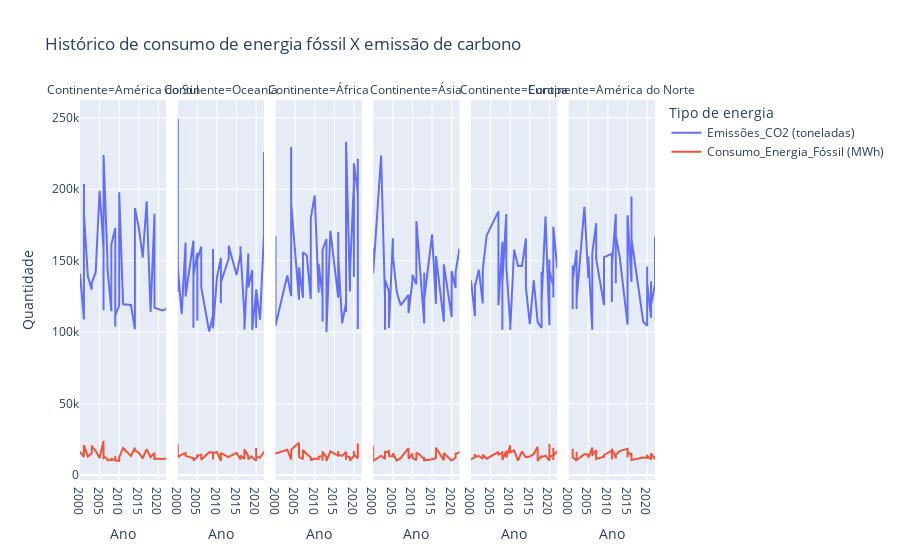

The notebook cell this image was saved under:
### Markdown cell above
## • Crie gráficos interativos que permitam visualizar como o consumo energético impacta as emissões ao longo do tempo em diferentes regiões.

### Code cell
px.line(df_mean_energy, x='Ano', y=['Emissões_CO2 (toneladas)', 'Consumo_Energia_Fóssil (MWh)'], facet_col='Continente', title='Histórico de consumo de energia fóssil X emissão de carbono', labels={
  'variable': 'Tipo de energia',
  'value': 'Quantidade'
})

### Figure 1 — Plotly figure (JSON) as saved in the notebook; plotly's stock layout.template omitted (floating-point values rounded to 4 significant figures)
{"data": [{"hovertemplate": "Tipo de energia=Emissões_CO2 (toneladas)<br>Continente=América do Sul<br>Ano=%{x}<br>Quantidade=%{y}<extra></extra>", "legendgroup": "Emissões_CO2 (toneladas)", "line": {"color": "#636efa", "dash": "solid"}, "marker": {"symbol": "circle"}, "mode": "lines", "name": "Emissões_CO2 (toneladas)", "orientation": "v", "showlegend": true, "type": "scatter", "x": [2000, 2001, 2001, 2001, 2002, 2003, 2003, 2004, 2005, 2006, 2006, 2006, 2007, 2007, 2008, 2008, 2009, 2009, 2009, 2009, 2010, 2010, 2011, 2013, 2014, 2014, 2015, 2016, 2017, 2018, 2019, 2019, 2019, 2019, 2019, 2021, 2022], "xaxis": "x", "y": [140900.0, 108900.0, 203600.0, 183900.0, 139200.0, 129800.0, 134500.0, 142000.0, 198900.0, 159000.0, 115400.0, 224000.0, 150800.0, 144800.0, 114700.0, 161300.0, 172900.0, 103800.0, 150500.0, 111800.0, 118700.0, 197800.0, 119600.0, 119100.0, 102100.0, 186800.0, 173200.0, 152100.0, 191500.0, 114200.0, 182900.0, 143400.0, 167100.0, 150200.0, 117100.0, 115300.0, 116300.0], "yaxis": "y"}, {"hovertemplate": "Tipo de energia=Emissões_CO2 (toneladas)<br>Continente=Oceania<br>Ano=%{x}<br>Quantidade=%{y}<extra></extra>", "legendgroup": "Emissões_CO2 (toneladas)", "line": {"color": "#636efa", "dash": "solid"}, "marker": {"symbol": "circle"}, "mode": "lines", "name": "Emissões_CO2 (toneladas)", "orientation": "v", "showlegend": false, "type": "scatter", "x": [2000, 2000, 2000, 2000, 2001, 2002, 2002, 2004, 2004, 2004, 2005, 2005, 2005, 2006, 2006, 2008, 2009, 2009, 2009, 2009, 2009, 2010, 2011, 2011, 2011, 2011, 2013, 2013, 2015, 2016, 2016, 2016, 2017, 2017, 2017, 2018, 2018, 2019, 2019, 2020, 2020, 2020, 2021, 2022, 2022], "xaxis": "x2", "y": [128200.0, 163200.0, 249100.0, 145700.0, 112700.0, 162700.0, 125000.0, 164000.0, 103200.0, 139700.0, 155400.0, 108000.0, 150900.0, 159800.0, 131300.0, 100600.0, 111900.0, 107200.0, 158200.0, 150700.0, 102800.0, 138400.0, 152000.0, 120300.0, 141700.0, 134900.0, 151600.0, 160500.0, 140000.0, 154400.0, 160100.0, 158000.0, 111400.0, 118700.0, 101900.0, 155100.0, 131500.0, 143500.0, 101600.0, 128300.0, 102800.0, 130000.0, 108800.0, 169500.0, 225900.0], "yaxis": "y2"}, {"hovertemplate": "Tipo de energia=Emissões_CO2 (toneladas)<br>Continente=África<br>Ano=%{x}<br>Quantidade=%{y}<extra></extra>", "legendgroup": "Emissões_CO2 (toneladas)", "line": {"color": "#636efa", "dash": "solid"}, "marker": {"symbol": "circle"}, "mode": "lines", "name": "Emissões_CO2 (toneladas)", "orientation": "v", "showlegend": false, "type": "scatter", "x": [2000, 2000, 2003, 2004, 2004, 2004, 2004, 2006, 2006, 2007, 2007, 2007, 2008, 2009, 2009, 2009, 2009, 2010, 2011, 2011, 2012, 2012, 2012, 2012, 2013, 2013, 2014, 2016, 2016, 2016, 2017, 2018, 2018, 2018, 2018, 2019, 2019, 2020, 2020, 2020, 2021, 2021, 2021, 2021], "xaxis": "x3", "y": [167500.0, 104500.0, 139800.0, 125200.0, 229500.0, 217200.0, 189700.0, 122800.0, 145300.0, 124100.0, 134500.0, 155900.0, 153600.0, 123300.0, 149700.0, 151700.0, 179800.0, 195600.0, 127800.0, 147800.0, 124900.0, 107400.0, 109200.0, 157600.0, 165200.0, 99990.0, 171000.0, 124100.0, 170100.0, 153300.0, 106200.0, 120600.0, 142000.0, 114200.0, 233100.0, 128600.0, 141400.0, 204600.0, 138600.0, 218100.0, 197200.0, 102300.0, 221300.0, 121400.0], "yaxis": "y3"}, {"hovertemplate": "Tipo de energia=Emissões_CO2 (toneladas)<br>Continente=Ásia<br>Ano=%{x}<br>Quantidade=%{y}<extra></extra>", "legendgroup": "Emissões_CO2 (toneladas)", "line": {"color": "#636efa", "dash": "solid"}, "marker": {"symbol": "circle"}, "mode": "lines", "name": "Emissões_CO2 (toneladas)", "orientation": "v", "showlegend": false, "type": "scatter", "x": [2000, 2000, 2002, 2003, 2003, 2003, 2004, 2004, 2005, 2005, 2006, 2007, 2009, 2009, 2010, 2010, 2011, 2011, 2012, 2013, 2013, 2013, 2015, 2016, 2016, 2018, 2018, 2018, 2020, 2020, 2020, 2021, 2021, 2022], "xaxis": "x4", "y": [158700.0, 141300.0, 223600.0, 123200.0, 101700.0, 136700.0, 128600.0, 102900.0, 165800.0, 153600.0, 128000.0, 118800.0, 126200.0, 113400.0, 135600.0, 140100.0, 133500.0, 177700.0, 142100.0, 106100.0, 141500.0, 122900.0, 168500.0, 119900.0, 153300.0, 107400.0, 110300.0, 147500.0, 110600.0, 115500.0, 142800.0, 130900.0, 142000.0, 158600.0], "yaxis": "y4"}, {"hovertemplate": "Tipo de energia=Emissões_CO2 (toneladas)<br>Continente=Europa<br>Ano=%{x}<br>Quantidade=%{y}<extra></extra>", "legendgroup": "Emissões_CO2 (toneladas)", "line": {"color": "#636efa", "dash": "solid"}, "marker": {"symbol": "circle"}, "mode": "lines", "name": "Emissões_CO2 (toneladas)", "orientation": "v", "showlegend": false, "type": "scatter", "x": [2000, 2001, 2001, 2001, 2001, 2002, 2003, 2003, 2004, 2007, 2007, 2008, 2008, 2008, 2008, 2009, 2009, 2010, 2010, 2011, 2012, 2013, 2014, 2014, 2015, 2016, 2017, 2017, 2018, 2018, 2018, 2019, 2020, 2020, 2020, 2021, 2021, 2021, 2021, 2021, 2022], "xaxis": "x5", "y": [136200.0, 111300.0, 117700.0, 134200.0, 131800.0, 143600.0, 120200.0, 143800.0, 167700.0, 184500.0, 118900.0, 162900.0, 101700.0, 163300.0, 134900.0, 182700.0, 146300.0, 106200.0, 101700.0, 157700.0, 146400.0, 146400.0, 165600.0, 131300.0, 105600.0, 136300.0, 111700.0, 107100.0, 103000.0, 142300.0, 120900.0, 180900.0, 104900.0, 150800.0, 143300.0, 132200.0, 151800.0, 137900.0, 124300.0, 173700.0, 144500.0], "yaxis": "y5"}, {"hovertemplate": "Tipo de energia=Emissões_CO2 (toneladas)<br>Continente=América do Norte<br>Ano=%{x}<br>Quantidade=%{y}<extra></extra>", "legendgroup": "Emissões_CO2 (toneladas)", "line": {"color": "#636efa", "dash": "solid"}, "marker": {"symbol": "circle"}, "mode": "lines", "name": "Emissões_CO2 (toneladas)", "orientation": "v", "showlegend": false, "type": "scatter", "x": [2001, 2001, 2001, 2001, 2002, 2002, 2002, 2002, 2002, 2004, 2005, 2005, 2006, 2006, 2006, 2007, 2007, 2009, 2009, 2011, 2011, 2011, 2012, 2012, 2012, 2013, 2015, 2015, 2015, 2016, 2016, 2016, 2019, 2020, 2020, 2020, 2020, 2021, 2021, 2021, 2022, 2022], "xaxis": "x6", "y": [146700.0, 117800.0, 116300.0, 136300.0, 157500.0, 116300.0, 123100.0, 131400.0, 122400.0, 187700.0, 137900.0, 153000.0, 101700.0, 112700.0, 155200.0, 176300.0, 151200.0, 118900.0, 152500.0, 154800.0, 121200.0, 145700.0, 182700.0, 134300.0, 167300.0, 152500.0, 105500.0, 126000.0, 181900.0, 135200.0, 194900.0, 165300.0, 107400.0, 104600.0, 136100.0, 146000.0, 134900.0, 110100.0, 135600.0, 119100.0, 133300.0, 166800.0], "yaxis": "y6"}, {"hovertemplate": "Tipo de energia=Consumo_Energia_Fóssil (MWh)<br>Continente=América do Sul<br>Ano=%{x}<br>Quantidade=%{y}<extra></extra>", "legendgroup": "Consumo_Energia_Fóssil (MWh)", "line": {"color": "#EF553B", "dash": "solid"}, "marker": {"symbol": "circle"}, "mode": "lines", "name": "Consumo_Energia_Fóssil (MWh)", "orientation": "v", "showlegend": true, "type": "scatter", "x": [2000, 2001, 2001, 2001, 2002, 2003, 2003, 2004, 2005, 2006, 2006, 2006, 2007, 2007, 2008, 2008, 2009, 2009, 2009, 2009, 2010, 2010, 2011, 2013, 2014, 2014, 2015, 2016, 2017, 2018, 2019, 2019, 2019, 2019, 2019, 2021, 2022], "xaxis": "x", "y": [16390.0, 12890.0, 15050.0, 21170.0, 13080.0, 15330.0, 20600.0, 17000.0, 12140.0, 24060.0, 11120.0, 13330.0, 11340.0, 10530.0, 10620.0, 11580.0, 10430.0, 13240.0, 13500.0, 10370.0, 10020.0, 12470.0, 19090.0, 13490.0, 19270.0, 17350.0, 15780.0, 11840.0, 18270.0, 12630.0, 15700.0, 10710.0, 11830.0, 12340.0, 11760.0, 11450.0, 11690.0], "yaxis": "y"}, {"hovertemplate": "Tipo de energia=Consumo_Energia_Fóssil (MWh)<br>Continente=Oceania<br>Ano=%{x}<br>Quantidade=%{y}<extra></extra>", "legendgroup": "Consumo_Energia_Fóssil (MWh)", "line": {"color": "#EF553B", "dash": "solid"}, "marker": {"symbol": "circle"}, "mode": "lines", "name": "Consumo_Energia_Fóssil (MWh)", "orientation": "v", "showlegend": false, "type": "scatter", "x": [2000, 2000, 2000, 2000, 2001, 2002, 2002, 2004, 2004, 2004, 2005, 2005, 2005, 2006, 2006, 2008, 2009, 2009, 2009, 2009, 2009, 2010, 2011, 2011, 2011, 2011, 2013, 2013, 2015, 2016, 2016, 2016, 2017, 2017, 2017, 2018, 2018, 2019, 2019, 2020, 2020, 2020, 2021, 2022, 2022], "xaxis": "x2", "y": [15300.0, 12930.0, 21640.0, 12750.0, 14490.0, 15460.0, 13590.0, 11830.0, 10900.0, 10300.0, 12730.0, 14670.0, 13560.0, 14320.0, 10910.0, 16060.0, 16000.0, 11780.0, 15780.0, 11020.0, 15550.0, 16190.0, 10030.0, 14530.0, 12050.0, 15610.0, 12430.0, 12920.0, 15680.0, 11460.0, 10990.0, 13740.0, 11400.0, 13420.0, 18130.0, 13390.0, 11280.0, 13550.0, 12470.0, 10220.0, 19060.0, 13090.0, 12340.0, 16320.0, 14910.0], "yaxis": "y2"}, {"hovertemplate": "Tipo de energia=Consumo_Energia_Fóssil (MWh)<br>Continente=África<br>Ano=%{x}<br>Quantidade=%{y}<extra></extra>", "legendgroup": "Consumo_Energia_Fóssil (MWh)", "line": {"color": "#EF553B", "dash": "solid"}, "marker": {"symbol": "circle"}, "mode": "lines", "name": "Consumo_Energia_Fóssil (MWh)", "orientation": "v", "showlegend": false, "type": "scatter", "x": [2000, 2000, 2003, 2004, 2004, 2004, 2004, 2006, 2006, 2007, 2007, 2007, 2008, 2009, 2009, 2009, 2009, 2010, 2011, 2011, 2012, 2012, 2012, 2012, 2013, 2013, 2014, 2016, 2016, 2016, 2017, 2018, 2018, 2018, 2018, 2019, 2019, 2020, 2020, 2020, 2021, 2021, 2021, 2021], "xaxis": "x3", "y": [16210.0, 15170.0, 17880.0, 11000.0, 13700.0, 13210.0, 17900.0, 22770.0, 12910.0, 11300.0, 13730.0, 17670.0, 14720.0, 12680.0, 11860.0, 10390.0, 10490.0, 11650.0, 11410.0, 12850.0, 13560.0, 16840.0, 10170.0, 16590.0, 12350.0, 9995.0, 16750.0, 13790.0, 16970.0, 14650.0, 13560.0, 16220.0, 12770.0, 10840.0, 13650.0, 12480.0, 10350.0, 13380.0, 16940.0, 14790.0, 11930.0, 13740.0, 21230.0, 22300.0], "yaxis": "y3"}, {"hovertemplate": "Tipo de energia=Consumo_Energia_Fóssil (MWh)<br>Continente=Ásia<br>Ano=%{x}<br>Quantidade=%{y}<extra></extra>", "legendgroup": "Consumo_Energia_Fóssil (MWh)", "line": {"color": "#EF553B", "dash": "solid"}, "marker": {"symbol": "circle"}, "mode": "lines", "name": "Consumo_Energia_Fóssil (MWh)", "orientation": "v", "showlegend": false, "type": "scatter", "x": [2000, 2000, 2002, 2003, 2003, 2003, 2004, 2004, 2005, 2005, 2006, 2007, 2009, 2009, 2010, 2010, 2011, 2011, 2012, 2013, 2013, 2013, 2015, 2016, 2016, 2018, 2018, 2018, 2020, 2020, 2020, 2021, 2021, 2022], "xaxis": "x4", "y": [20620.0, 9981.0, 13650.0, 11370.0, 17200.0, 15570.0, 16900.0, 13520.0, 13100.0, 15420.0, 10340.0, 11950.0, 19060.0, 11490.0, 15150.0, 12220.0, 10530.0, 15830.0, 14050.0, 11110.0, 12820.0, 10490.0, 11190.0, 12040.0, 19290.0, 10440.0, 11600.0, 15600.0, 10100.0, 11420.0, 10290.0, 12190.0, 15040.0, 16000.0], "yaxis": "y4"}, {"hovertemplate": "Tipo de energia=Consumo_Energia_Fóssil (MWh)<br>Continente=Europa<br>Ano=%{x}<br>Quantidade=%{y}<extra></extra>", "legendgroup": "Consumo_Energia_Fóssil (MWh)", "line": {"color": "#EF553B", "dash": "solid"}, "marker": {"symbol": "circle"}, "mode": "lines", "name": "Consumo_Energia_Fóssil (MWh)", "orientation": "v", "showlegend": false, "type": "scatter", "x": [2000, 2001, 2001, 2001, 2001, 2002, 2003, 2003, 2004, 2007, 2007, 2008, 2008, 2008, 2008, 2009, 2009, 2010, 2010, 2011, 2012, 2013, 2014, 2014, 2015, 2016, 2017, 2017, 2018, 2018, 2018, 2019, 2020, 2020, 2020, 2021, 2021, 2021, 2021, 2021, 2022], "xaxis": "x5", "y": [11070.0, 12650.0, 14480.0, 14860.0, 12960.0, 13480.0, 11540.0, 14380.0, 11600.0, 16420.0, 14640.0, 15590.0, 17050.0, 12330.0, 10750.0, 17120.0, 12380.0, 20940.0, 15930.0, 17430.0, 10180.0, 16790.0, 12200.0, 12640.0, 13150.0, 14910.0, 19950.0, 10000.0, 13750.0, 13880.0, 12670.0, 13740.0, 10300.0, 22090.0, 12460.0, 14340.0, 13730.0, 10600.0, 19200.0, 13870.0, 16580.0], "yaxis": "y5"}, {"hovertemplate": "Tipo de energia=Consumo_Energia_Fóssil (MWh)<br>Continente=América do Norte<br>Ano=%{x}<br>Quantidade=%{y}<extra></extra>", "legendgroup": "Consumo_Energia_Fóssil (MWh)", "line": {"color": "#EF553B", "dash": "solid"}, "marker": {"symbol": "circle"}, "mode": "lines", "name": "Consumo_Energia_Fóssil (MWh)", "orientation": "v", "showlegend": false, "type": "scatter", "x": [2001, 2001, 2001, 2001, 2002, 2002, 2002, 2002, 2002, 2004, 2005, 2005, 2006, 2006, 2006, 2007, 2007, 2009, 2009, 2011, 2011, 2011, 2012, 2012, 2012, 2013, 2015, 2015, 2015, 2016, 2016, 2016, 2019, 2020, 2020, 2020, 2020, 2021, 2021, 2021, 2022, 2022], "xaxis": "x6", "y": [12830.0, 12810.0, 18460.0, 12550.0, 10210.0, 11900.0, 12250.0, 16380.0, 10500.0, 14780.0, 14440.0, 12280.0, 19370.0, 13320.0, 14080.0, 17540.0, 11480.0, 13020.0, 14200.0, 17250.0, 10950.0, 18340.0, 12630.0, 11480.0, 14340.0, 16890.0, 18470.0, 12450.0, 16460.0, 13850.0, 15670.0, 10670.0, 12420.0, 12230.0, 14600.0, 14390.0, 13440.0, 10960.0, 11650.0, 15380.0, 11190.0, 13300.0], "yaxis": "y6"}], "layout": {"annotations": [{"font": {}, "showarrow": false, "text": "Continente=América do Sul", "x": 0.075, "xanchor": "center", "xref": "paper", "y": 1, "yanchor": "bottom", "yref": "paper"}, {"font": {}, "showarrow": false, "text": "Continente=Oceania", "x": 0.245, "xanchor": "center", "xref": "paper", "y": 1, "yanchor": "bottom", "yref": "paper"}, {"font": {}, "showarrow": false, "text": "Continente=África", "x": 0.415, "xanchor": "center", "xref": "paper", "y": 1, "yanchor": "bottom", "yref": "paper"}, {"font": {}, "showarrow": false, "text": "Continente=Ásia", "x": 0.585, "xanchor": "center", "xref": "paper", "y": 1, "yanchor": "bottom", "yref": "paper"}, {"font": {}, "showarrow": false, "text": "Continente=Europa", "x": 0.755, "xanchor": "center", "xref": "paper", "y": 1, "yanchor": "bottom", "yref": "paper"}, {"font": {}, "showarrow": false, "text": "Continente=América do Norte", "x": 0.925, "xanchor": "center", "xref": "paper", "y": 1, "yanchor": "bottom", "yref": "paper"}], "legend": {"title": {"text": "Tipo de energia"}, "tracegroupgap": 0}, "title": {"text": "Histórico de consumo de energia fóssil X emissão de carbono"}, "xaxis": {"anchor": "y", "domain": [0, 0.15], "title": {"text": "Ano"}}, "xaxis2": {"anchor": "y2", "domain": [0.17, 0.32], "matches": "x", "title": {"text": "Ano"}}, "xaxis3": {"anchor": "y3", "domain": [0.34, 0.49], "matches": "x", "title": {"text": "Ano"}}, "xaxis4": {"anchor": "y4", "domain": [0.51, 0.66], "matches": "x", "title": {"text": "Ano"}}, "xaxis5": {"anchor": "y5", "domain": [0.68, 0.83], "matches": "x", "title": {"text": "Ano"}}, "xaxis6": {"anchor": "y6", "domain": [0.85, 1], "matches": "x", "title": {"text": "Ano"}}, "yaxis": {"anchor": "x", "domain": [0, 1], "title": {"text": "Quantidade"}}, "yaxis2": {"anchor": "x2", "domain": [0, 1], "matches": "y", "showticklabels": false}, "yaxis3": {"anchor": "x3", "domain": [0, 1], "matches": "y", "showticklabels": false}, "yaxis4": {"anchor": "x4", "domain": [0, 1], "matches": "y", "showticklabels": false}, "yaxis5": {"anchor": "x5", "domain": [0, 1], "matches": "y", "showticklabels": false}, "yaxis6": {"anchor": "x6", "domain": [0, 1], "matches": "y", "showticklabels": false}}}
